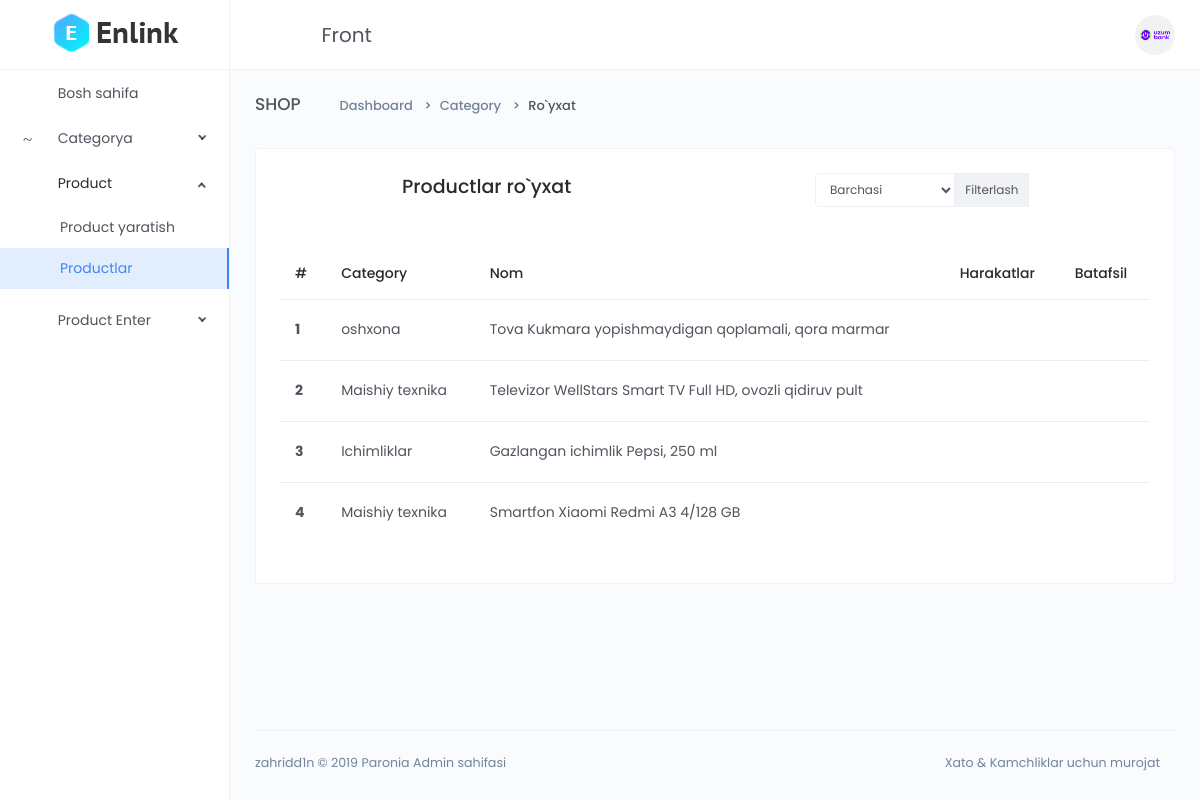
/dashboard/product-list/ (signed in), run on an earlier commit of the app's database.
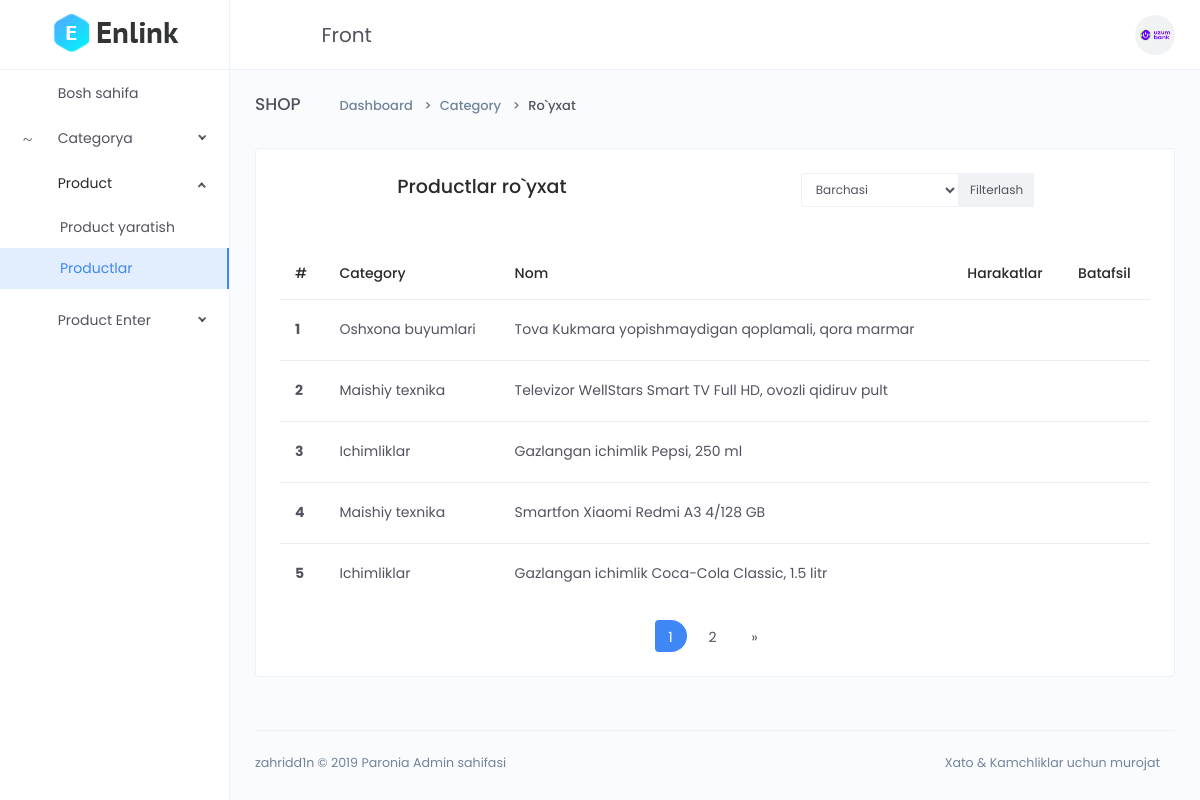
And on a later commit of the database.
### main/models.py (models this page shows, shortened)
class CodeGenerate(models.Model):
    code = models.CharField(max_length=255, blank=True, unique=True)
    class Meta:
        abstract = True

class Product(CodeGenerate):
    category = models.ForeignKey(Category, on_delete=models.CASCADE)
    name = models.CharField(max_length=255)
    body = models.TextField()
    price = models.DecimalField(decimal_places=2, max_digits=10)  # +
    discount_price = models.DecimalField(decimal_places=2, max_digits=10,
                                         blank=True, null=True)  # +
    banner_img = models.ImageField(upload_to='banner-img')
    quantity = models.IntegerField()
    delivery = models.BooleanField(default=False)  # +

class Category(models.Model):
    name = models.CharField(max_length=255, unique=True)

### main/func.py (the view)
    def wrapper(request, *args, **kwargs):
        if request.user.is_staff:
            return func(request, *args, **kwargs)
        else:
            return redirect("front:index")

### main/dashboard/views.py (called while the page is built)
def paginator_page(List, num, request):
    paginator = Paginator(List, num)
    pages = request.GET.get('page')
    try:
        lists = paginator.page(pages)
    except PageNotAnInteger:
        lists = paginator.page(1)
    except EmptyPage:
        lists = paginator.page(paginator.num_pages)
    return lists

@staff_required
def product_list(request):
    categorys = models.Category.objects.all()
    category_id = request.GET.get('category_id')
    if category_id and category_id != '0':
        queryset = models.Product.objects.filter(category__id=category_id)
        i = models.Category.objects.get(id=category_id)
    else:
        queryset = models.Product.objects.all()
        i = None
    context = {
        'queryset': paginator_page(queryset, 5, request),
        'categorys': categorys,
        'i': i
    }
    return render(request, 'dashboard/product/list.html', context)

### main/func.py (called while the page is built)
def staff_required(func):
    def wrapper(request, *args, **kwargs):
        if request.user.is_staff:
            return func(request, *args, **kwargs)
        else:
            return redirect("front:index")
    return wrapper

### templates/dashboard/product/list.html (shortened to what the changed rows need)
{% extends 'dashboard/base.html' %}
{% block content %}
<div class="main-content">
    <div class="page-header">
        <h2 class="header-title">SHOP</h2>
    </div>
    <div class="card">
        <div class="card-body">
            <div class="m-t-25">
                <div class="table-responsive">
                    <table class="table">
                        <thead>
                            <tr>
                                <th scope="col">#</th>
                                <th scope="col">Category</th>
                                <th scope="col">Nom</th>
                                <th scope="col">Harakatlar</th>
                                <th scope="col">Batafsil</th>
                            </tr>
                        </thead>
                        <tbody>
                            {% for q in queryset %}
                            <tr>
                                <th scope="row">{{forloop.counter}}</th>
                                <td>{{q.category.name}}</td>
                                <td>{{q.name}}</td>
                                <td>
                                    <a href="{% url 'dashboard:product_update' q.code %}"> <button class="btn btn-icon btn-hover btn-sm btn-rounded pull-right">
                                        <i class="anticon anticon-edit"></i>
                                    </button></a>
                                    <button class="btn btn-icon btn-hover btn-sm btn-rounded" data-toggle="modal" data-target="#exampleModaldelete{{forloop.counter}}">
                                        <a></a><i class="anticon anticon-delete"></i>
                                    </button>
                                </td>
                                <td>
                                    <a href="{% url 'dashboard:product_detail' q.code %}"> <button class="btn btn-icon btn-hover btn-sm btn-rounded pull-right">
                                     <i class="anticon anticon-export"></i>
                                    </button></a>
                                </td>
                            </tr>
                            {% endfor %}
                        </tbody>
                    </table>
                </div>
                {% if queryset.paginator.num_pages > 1 %}
                <div class="pagination-area">
                    <nav aria-label="Page navigation example">
                        <ul class="pagination justify-content-center">
                            {% for num in queryset.paginator.page_range %}
                                {% if num == queryset.number %}
                                    <li class="page-item active"><a class="page-link" href="?page={{num}}">{{num}}</a></li>
                                {% elif num > queryset.number|add:'-2' and num < queryset.number|add:'2' %}
                                <li class="page-item"><a class="page-link" href="?page={{num}}">{{num}}</a></li>
                                {% endif %}
                            {% endfor %}
                            {% if queryset.has_next %}
                            <li class="page-item">
                                <a class="page-link" href="?page={{queryset.next_page_number }}" aria-label="Keyingi">&raquo;</a>
                            </li>
                            {% endif %}
                        </ul>
                    </nav>
                </div>
                {% endif %}
            </div>
        </div>
    </div>
</div>
{% endblock %}

What changed in the data, as far as the page shows it:
changed through a linked row, Product "Tova Kukmara yopishmaydigan qoplamali, qora marmar": category.name "oshxona" → "Oshxona buyumlari"
added Product: category.name "Ichimliklar", name "Gazlangan ichimlik Coca-Cola Classic, 1.5 litr"
Also different on the page:
new list line: "1"
new list line: "2"
